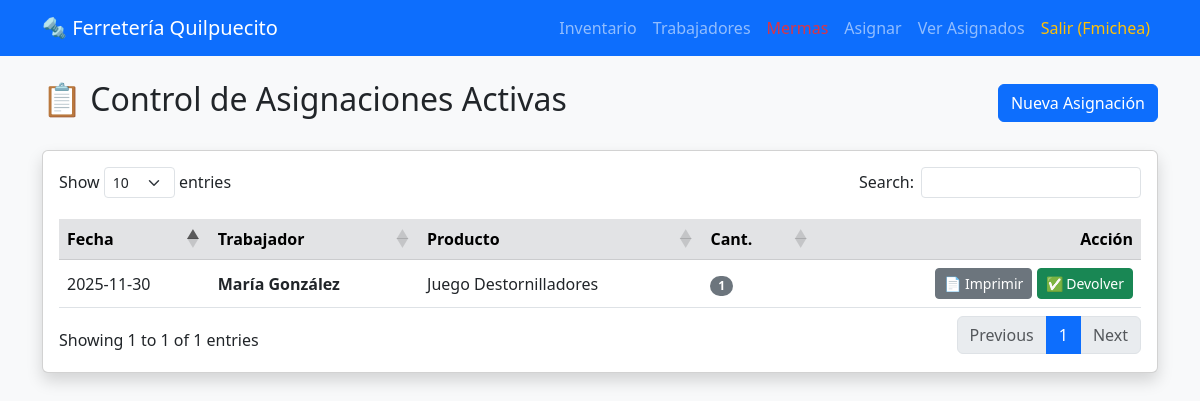
/mis_asignaciones (signed in), run on an earlier commit of the app's database.
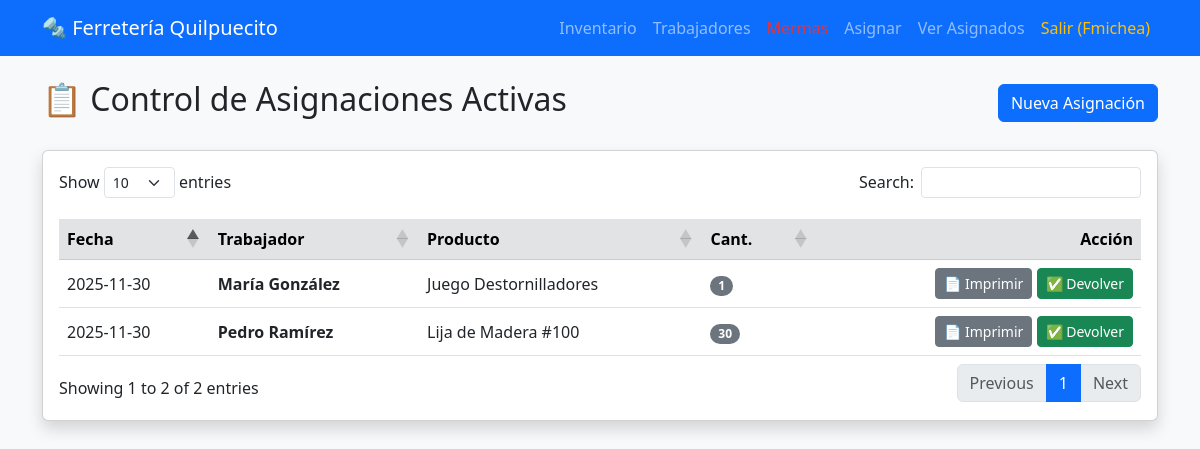
And on a later commit of the database.
### tables this page shows
CREATE TABLE asignaciones (
    id INTEGER PRIMARY KEY AUTOINCREMENT,
    producto_id INTEGER,
    trabajador_id INTEGER,
    fecha DATE DEFAULT CURRENT_DATE,
    cantidad INTEGER,
    FOREIGN KEY(producto_id) REFERENCES productos(id),
    FOREIGN KEY(trabajador_id) REFERENCES trabajadores(id)
);

CREATE TABLE trabajadores (
    id INTEGER PRIMARY KEY AUTOINCREMENT,
    nombre TEXT NOT NULL,
    cargo TEXT NOT NULL
);

CREATE TABLE productos (
    id INTEGER PRIMARY KEY AUTOINCREMENT,
    nombre TEXT NOT NULL,
    cantidad INTEGER NOT NULL,
    precio REAL NOT NULL,
    merma INTEGER DEFAULT 0
);

### app.py (the view)
@app.route('/mis_asignaciones')
@login_required
def mis_asignaciones():
    conn = get_db_connection()
    query = '''
        SELECT a.id, p.nombre as producto, t.nombre as trabajador, a.cantidad, a.fecha
        FROM asignaciones a
        JOIN productos p ON a.producto_id = p.id
        JOIN trabajadores t ON a.trabajador_id = t.id
        ORDER BY a.fecha DESC
    '''
    asignaciones = conn.execute(query).fetchall()
    conn.close()
    return render_template('mis_asignaciones.html', asignaciones=asignaciones)

### app.py (called while the page is built)
def get_db_connection():
    conn = sqlite3.connect('ferreteria.db')
    conn.row_factory = sqlite3.Row
    conn.execute("PRAGMA foreign_keys = ON")
    return conn

def login_required(f):
    @wraps(f)
    def decorated_function(*args, **kwargs):
        if 'user_id' not in session:
            flash('Por favor inicia sesión para acceder.', 'warning')
            return redirect(url_for('login'))
        return f(*args, **kwargs)
    return decorated_function

### templates/mis_asignaciones.html
{% extends 'base.html' %}
{% block content %}
<div class="d-flex justify-content-between align-items-center mb-4">
    <h2>📋 Control de Asignaciones Activas</h2>
    <a href="{{ url_for('asignar') }}" class="btn btn-primary">Nueva Asignación</a>
</div>
<div class="card shadow">
    <div class="card-body">
        {% if asignaciones %}
        <table class="table table-hover align-middle">
            <thead class="table-secondary">
                <tr>
                    <th>Fecha</th>
                    <th>Trabajador</th>
                    <th>Producto</th>
                    <th>Cant.</th>
                    <th class="text-end">Acción</th>
                </tr>
            </thead>
            <tbody>
                {% for a in asignaciones %}
                <tr>
                    <td>{{ a['fecha'] }}</td>
                    <td class="fw-bold">{{ a['trabajador'] }}</td>
                    <td>{{ a['producto'] }}</td>
                    <td><span class="badge bg-secondary rounded-pill">{{ a['cantidad'] }}</span></td>
                    <td class="text-end">
    <a href="{{ url_for('generar_pdf', id=a['id']) }}" class="btn btn-sm btn-secondary" target="_blank">
        📄 Imprimir
    </a>
    <a href="{{ url_for('devolver_asignacion', id=a['id']) }}"
       class="btn btn-sm btn-success"
       onclick="return confirm('¿Confirmar devolución? El stock aumentará.');">
        ✅ Devolver
    </a>
</td>
                </tr>
                {% endfor %}
            </tbody>
        </table>
        {% else %}
            <div class="alert alert-warning text-center">
                No hay herramientas asignadas actualmente. Todo el stock está en bodega.
            </div>
        {% endif %}
    </div>
</div>
{% endblock %}

### templates/base.html (shortened to what this page needs)
<!DOCTYPE html>
<html lang="es">
<head>
    <link href="https://cdn.jsdelivr.net/npm/bootstrap@5.3.0/dist/css/bootstrap.min.css" rel="stylesheet">
    <link href="https://cdn.datatables.net/1.13.6/css/dataTables.bootstrap5.min.css" rel="stylesheet">
</head>
<body>
    <nav class="navbar navbar-expand-lg navbar-dark bg-primary mb-4">
        <div class="container">
            <a class="navbar-brand" href="{{ url_for('index') }}">🔩 Ferretería Quilpuecito</a>
            <div class="collapse navbar-collapse" id="navbarNav">
                <ul class="navbar-nav ms-auto">
    {% if session.get('user_id') %}
        <li class="nav-item"><a class="nav-link" href="{{ url_for('productos') }}">Inventario</a></li>
        <li class="nav-item"><a class="nav-link" href="{{ url_for('trabajadores') }}">Trabajadores</a></li>
        <li class="nav-item"><a class="nav-link text-danger" href="{{ url_for('registrar_merma') }}">Mermas</a></li>
        <li class="nav-item"><a class="nav-link" href="{{ url_for('asignar') }}">Asignar</a></li>
        <li class="nav-item"><a class="nav-link" href="{{ url_for('mis_asignaciones') }}">Ver Asignados</a></li>
        <li class="nav-item"><a class="nav-link text-warning" href="{{ url_for('logout') }}">Salir ({{ session.username }})</a></li>
    {% else %}
        <li class="nav-item"><a class="nav-link" href="{{ url_for('login') }}">Login</a></li>
        <li class="nav-item"><a class="nav-link" href="{{ url_for('registro') }}">Registro</a></li>
    {% endif %}
</ul>
            </div>
        </div>
    </nav>
    <div class="container">
        {% block content %}{% endblock %}
    </div>
</body>
</html>

### templates/base.html (style rules this page uses)
body { background-color: #f8f9fa; }
.card { box-shadow: 0 4px 8px rgba(0,0,0,0.1); }

What changed in the data, as far as the page shows it:
added asignaciones: fecha "2025-11-30", trabajador "Pedro Ramírez", producto "Lija de Madera #100", cantidad "30"
Also different on the page:
text written by a page script: "Show entries Search: Showing 1 to 1 of 1 entries Previous 1 Next" → "Show entries Search: Showing 1 to 2 of 2 entries Previous 1 Next"
